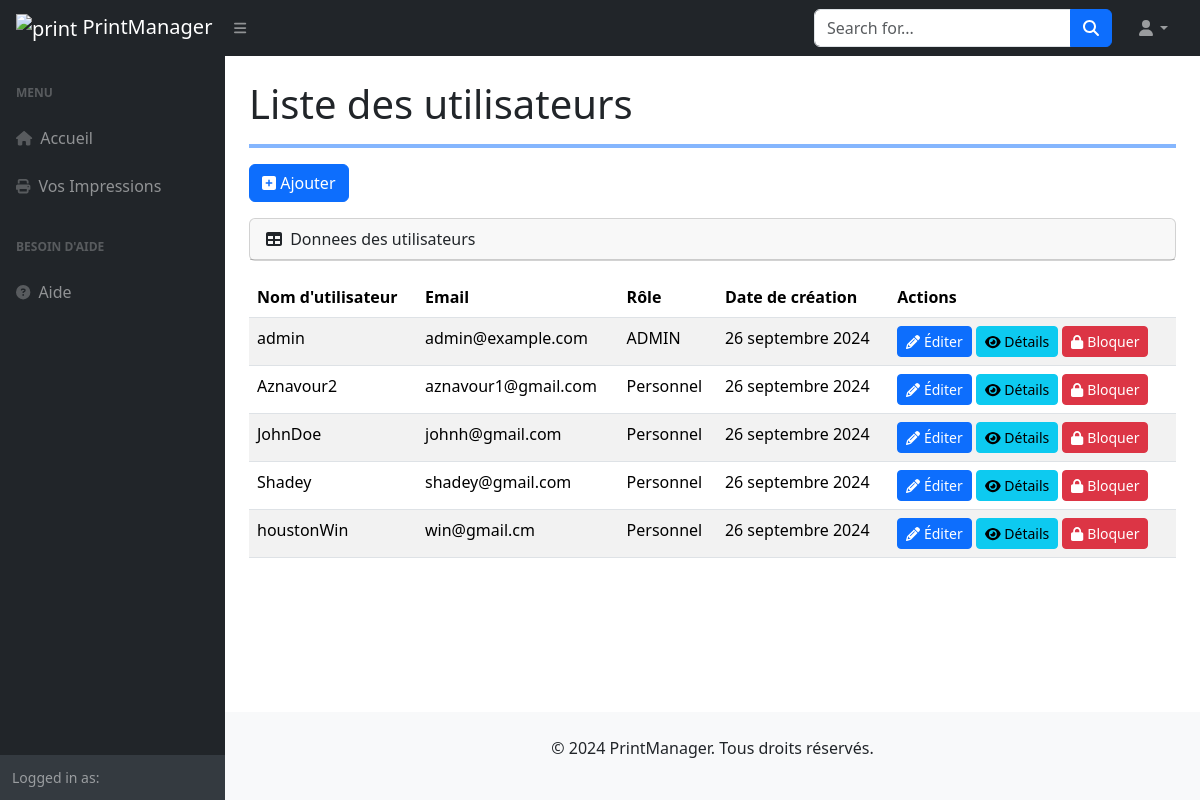
The app's page /users/, older data.
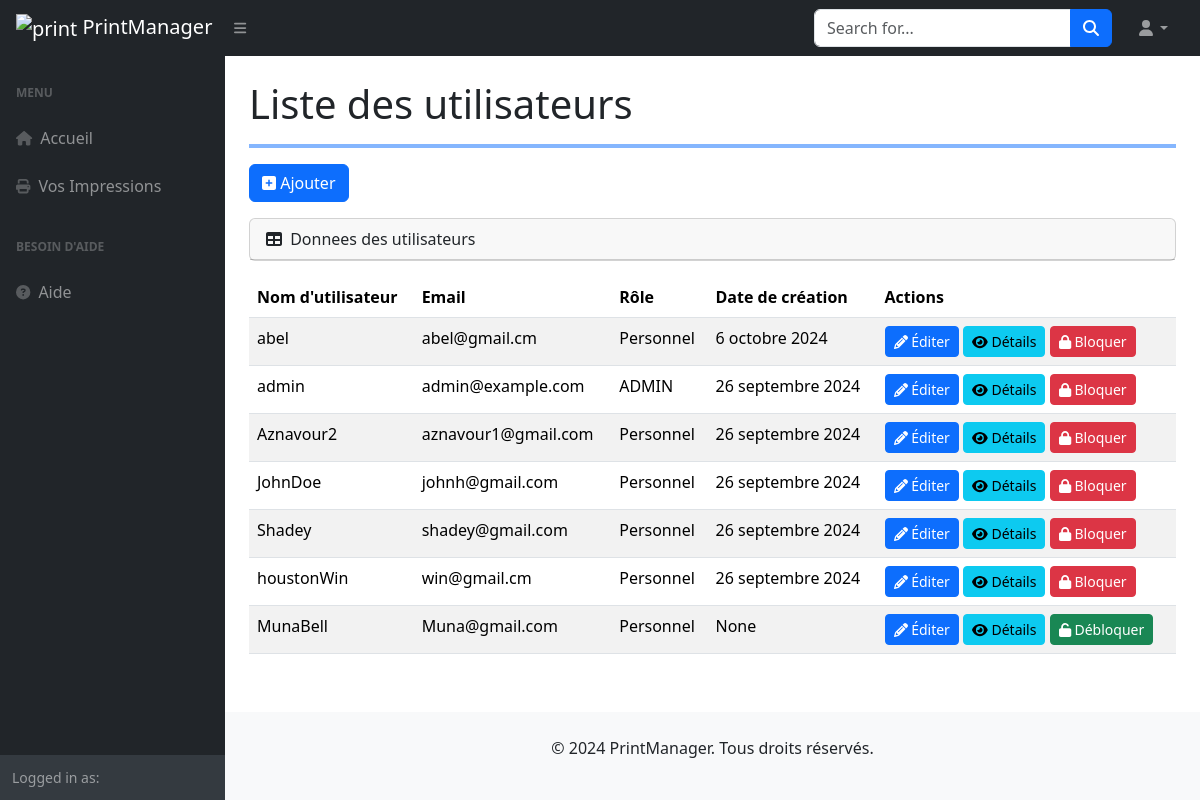
The same page, newer data.
### printers/models.py (models this page shows, shortened)
class CustomUser(AbstractUser):
    ADMIN = 'ADMIN'
    PERSONNEL = 'Personnel'
    MALE = 'M'
    FEMALE = 'F'
    ROLE_CHOICES = (
        (ADMIN, 'ADMIN'),
        (PERSONNEL, 'Personnel'),
    )
    SEX_CHOICES = (
        (MALE, 'Masculin'),
        (FEMALE, 'Feminin'),
    )
    role = models.CharField(max_length=30, choices=ROLE_CHOICES, verbose_name='Rôle')
    is_blocked = models.BooleanField(default=False, verbose_name="Bloqué")
    sexe = models.CharField(max_length=10, choices=SEX_CHOICES, verbose_name='Sexe')
    slug = models.SlugField(max_length=200, unique=True, blank=True)
    last_updated = models.DateTimeField(auto_now=True)
    created_on = models.DateField(auto_now_add=True, blank=True, null=True)
    class Meta:
        ordering = ['-created_on']
        verbose_name = "Utilisateur"

### printers/views.py (the view)
# urls.py: path('users/', UserListView.as_view(), name='user_list'),
class UserListView(ListView):
    model = CustomUser
    template_name = 'users/user_list.html'  # Le template que tu vas créer
    context_object_name = 'users'  # Nom du contexte utilisé dans le template
    paginate_by = 10  # Paginer si tu as beaucoup d'utilisateurs

### printers/templates/users/user_list.html (shortened to what this page needs)
{% extends 'base.html' %}
{% load static %}
    {% block content %}
    {% include 'layouts/Navbar.html' %}
    <div id="layoutSidenav">
        {% include 'layouts/Sidenav.html' %}
        <div id="layoutSidenav_content">
            <main>
                <div class="container-fluid px-4">
                    <h1 class="mt-4">Liste des utilisateurs</h1>
                        <hr class="border border-primary border-2 opacity-50">
                        <button type="button" class="btn btn-primary mb-3">
                            <i class="fa fa-plus-square" aria-hidden="true"></i>
                            <a href="/create-user" style="color: white; text-decoration: none;">
                                Ajouter
                            </a>
                        </button>
                        <div class="card mb-3">
                            <div class="card-header">
                                <i class="fas fa-table me-1"></i>
                                Donnees  des utilisateurs
                            </div>
                        </div>
                        <table class="table table-striped">
                            <thead>
                                <tr>
                                    <th>Nom d'utilisateur</th>
                                    <th>Email</th>
                                    <th>Rôle</th>
                                    <th>Date de création</th>
                                    <th>Actions</th>
                                </tr>
                            </thead>
                            <tbody>
                                {% for user in users %}
                                    <tr>
                                        <td>{{ user.username }}</td>
                                        <td>{{ user.email }}</td>
                                        <td>{{ user.get_role_display }}</td>
                                        <td>{{ user.created_on }}</td>
                                        <td>
                                            <a href="{% url 'edit_user' user.slug %}" class="btn btn-sm btn-primary">
                                                <i class="fa fa-pencil" aria-hidden="true"></i>
                                                Éditer
                                            </a>
                                            <a href="{% url 'user_details' user.slug %}" class="btn btn-sm btn-info">
                                                <i class="fa fa-eye" aria-hidden="true"></i>
                                                Détails
                                            </a>
                                            {% if user.is_blocked %}
                                                <a href="{% url 'unblock_user' user.slug %}" class="btn btn-sm btn-success">
                                                    <i class="fa fa-unlock" aria-hidden="true"></i> Débloquer
                                                </a>
                                            {% else %}
                                                <a href="{% url 'block_user' user.slug %}" class="btn btn-sm btn-danger">
                                                    <i class="fa fa-lock" aria-hidden="true"></i> Bloquer
                                                </a>
                                            {% endif %}
                                        </td>
                                    </tr>
                                {% empty %}
                                    <tr>
                                        <td colspan="5">Aucun utilisateur trouvé.</td>
                                    </tr>
                                {% endfor %}
                            </tbody>
                        </table>
                </div>
            </main>
            {% include 'layouts/footer.html' %}
        </div>
    </div>
    {% endblock %}

### printers/templates/base.html (shortened to what this page needs)
{% load static %}
<!doctype html>
<html lang="fr">
  <head>
    <link rel="stylesheet" href="{% static 'css/Hompage.css' %}">
    <link rel="stylesheet" href="{% static 'css/styles.css' %}">
    {% load bootstrap5 %}
    {% bootstrap_css %}
  </head>
  <body>
    {% block content %}{% endblock %}
</body>
</html>

### printers/templates/layouts/Navbar.html (shortened to what this page needs)
{% load static %}
<nav class="sb-topnav navbar navbar-expand navbar-dark bg-dark">
    <a class="navbar-brand ps-3" href="/home">
        <span class="logo-lg">
            <img width="48" height="48" src="https://img.icons8.com/color/48/print.png" alt="print"/>
            PrintManager
        </span>
    </a>
    <button class="btn btn-link btn-sm order-1 order-lg-0 me-4 me-lg-0" id="sidebarToggle" href="#!"><i class="fas fa-bars"></i></button>
    <form class="d-none d-md-inline-block form-inline ms-auto me-0 me-md-3 my-2 my-md-0">
        <div class="input-group">
            <input class="form-control" type="text" placeholder="Search for..." aria-label="Search for..." aria-describedby="btnNavbarSearch" />
            <button class="btn btn-primary" id="btnNavbarSearch" type="button"><i class="fas fa-search"></i></button>
        </div>
    </form>
    <ul class="navbar-nav ms-auto ms-md-0 me-3 me-lg-4">
        <li class="nav-item dropdown">
            <a class="nav-link dropdown-toggle" id="navbarDropdown" href="#" role="button" data-bs-toggle="dropdown" aria-expanded="false"><i class="fas fa-user fa-fw"></i></a>
        </li>
    </ul>
</nav>

### printers/templates/layouts/Sidenav.html (shortened to what this page needs)
<div id="layoutSidenav_nav">
    <nav class="sb-sidenav accordion sb-sidenav-dark" id="sidenavAccordion">
        <div class="sb-sidenav-menu">
            <div class="nav">
                <div class="sb-sidenav-menu-heading">Menu</div>
                <a class="nav-link" href="/dashboard">
                    <div class="sb-nav-link-icon"><i class="fa fa-home"></i></div>
                    Accueil
                </a>
                <a class="nav-link" href="/print/jobs/">
                    <div class="sb-nav-link-icon">
                        <i class="fa fa-print" aria-hidden="true"></i>
                    </div>
                    Vos Impressions
                </a>
                <div class="sb-sidenav-menu-heading">Besoin d'aide</div>
                <a class="nav-link" href="#">
                    <div class="sb-nav-link-icon"><i class="fa fa-question-circle"></i></div>
                    Aide
                </a>
            </div>
        </div>
        <div class="sb-sidenav-footer">
            <div class="small">Logged in as:
            </div>
        </div>
    </nav>
</div>

### printers/templates/layouts/footer.html
<footer class="bg-light py-4 text-center">
    <p>&copy; 2024 PrintManager. Tous droits réservés.</p>
</footer>

### static/css/Hompage.css (style rules this page uses)
body { font-family: 'Arial', sans-serif; background-color: #f8f9fa; }
footer { background-color: #7a7878; }

Row changes from the older to the newer data that the page shows:
added CustomUser: username "abel", email "abel@gmail.cm", role "Personnel", created_on "6 octobre 2024", is_blocked False (drawn)
added CustomUser: username "MunaBell", email "Muna@gmail.com", role "Personnel", created_on "None", is_blocked True (drawn)
